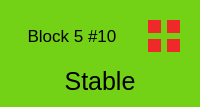
               <widget class="QWidget" name="cell_n10" native="true">
                <property name="styleSheet">
                 <string notr="true">background-color: rgb(115, 210, 22);
border-color: rgb(255, 255, 255);</string>
                </property>
                <layout class="QGridLayout" name="gridLayout_21">
                 <item row="0" column="0">
                  <widget class="QLabel" name="n10">
                   <property name="font">
                    <font>
                     <pointsize>13</pointsize>
                    </font>
                   </property>
                   <property name="text">
                    <string>Block 5 #10</string>
                   </property>
                   <property name="alignment">
                    <set>Qt::AlignCenter</set>
                   </property>
                  </widget>
                 </item>
                 <item row="0" column="1">
                  <widget class="QWidget" name="w10" native="true">
                   <property name="sizePolicy">
                    <sizepolicy hsizetype="Fixed" vsizetype="Fixed">
                     <horstretch>0</horstretch>
                     <verstretch>0</verstretch>
                    </sizepolicy>
                   </property>
                   <property name="minimumSize">
                    <size>
                     <width>50</width>
                     <height>50</height>
                    </size>
                   </property>
                   <property name="maximumSize">
                    <size>
                     <width>50</width>
                     <height>50</height>
                    </size>
                   </property>
                   <layout class="QGridLayout" name="gridLayout_22">
                    <item row="0" column="0">
                     <widget class="QWidget" name="n10_mainsys" native="true">
                      <property name="styleSheet">
                       <string notr="true">background-color: rgb(239, 41, 41);</string>
                      </property>
                     </widget>
                    </item>
                    <item row="0" column="1">
                     <widget class="QWidget" name="n10_mainradar" native="true">
                      <property name="styleSheet">
                       <string notr="true">background-color: rgb(239, 41, 41);</string>
                      </property>
                     </widget>
                    </item>
                    <item row="1" column="0">
                     <widget class="QWidget" name="n10_subsys" native="true">
                      <property name="styleSheet">
                       <string notr="true">background-color: rgb(239, 41, 41);</string>
                      </property>
                     </widget>
                    </item>
                    <item row="1" column="1">
                     <widget class="QWidget" name="n10_subradar" native="true">
                      <property name="styleSheet">
                       <string notr="true">background-color: rgb(239, 41, 41);</string>
                      </property>
                     </widget>
                    </item>
                   </layout>
                  </widget>
                 </item>
                 <item row="1" column="0" colspan="2">
                  <widget class="QLabel" name="n10_display">
                   <property name="font">
                    <font>
                     <pointsize>19</pointsize>
                    </font>
                   </property>
                   <property name="styleSheet">
                    <string notr="true">border-color: rgb(255, 255, 255);</string>
                   </property>
                   <property name="text">
                    <string>Stable</string>
                   </property>
                   <property name="alignment">
                    <set>Qt::AlignCenter</set>
                   </property>
                  </widget>
                 </item>
                </layout>
               </widget>
